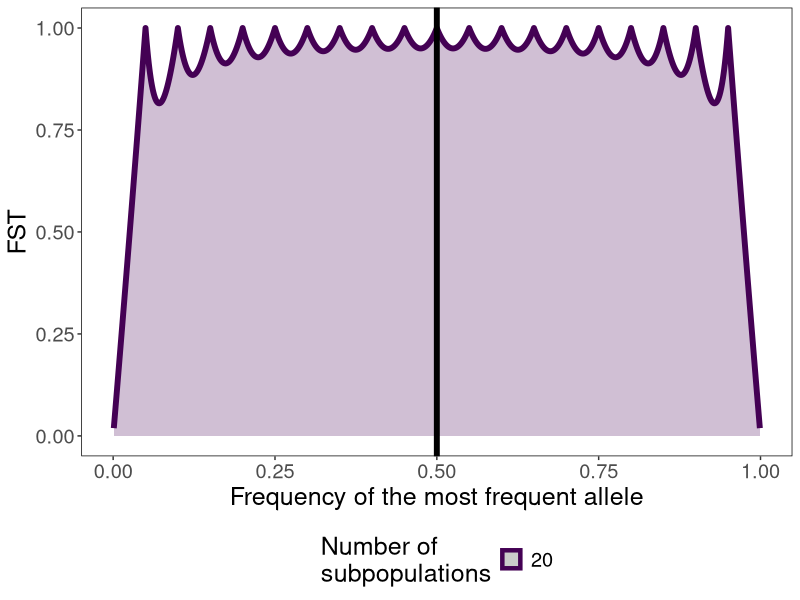
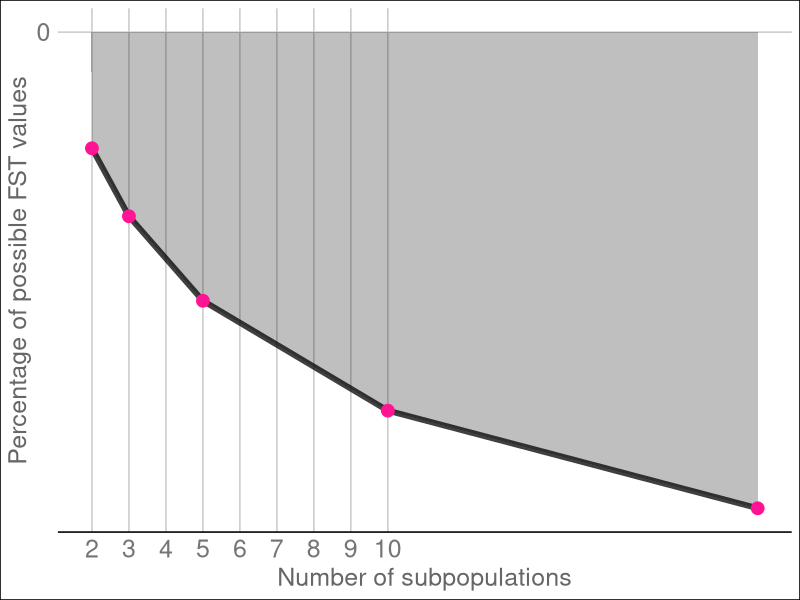
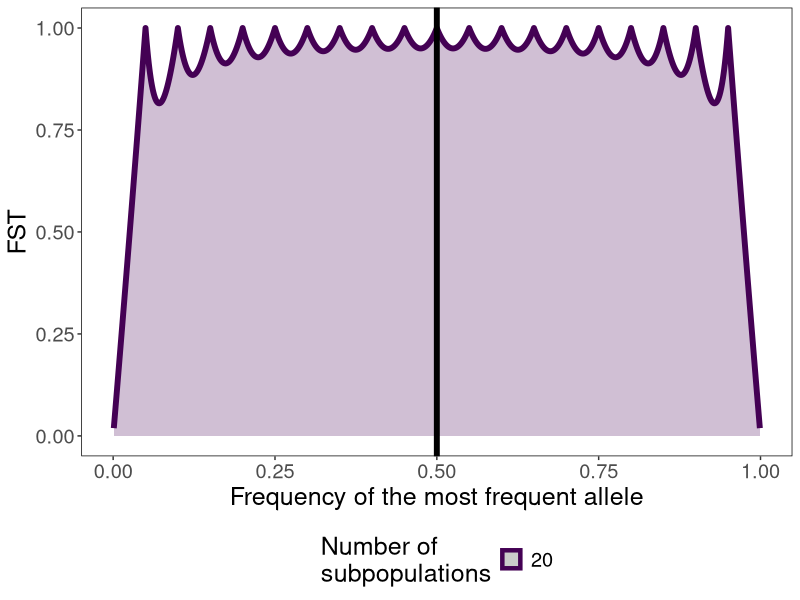
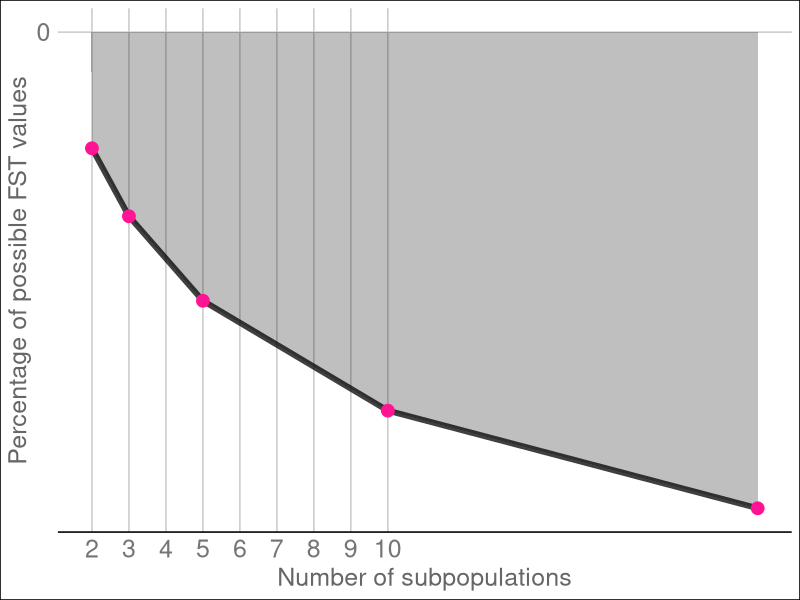

Recreate these plots in R, in order.
library(ggplot2)
library(ggthemes)
library(viridis)
library(pracma)

# K_pops <- seq(2,10,1)
K_pops <- c(2,3,5,10,20)
M <- seq(0,1,0.001)
plot_fst <- as.data.frame(matrix(nrow = 1,ncol = 4))
colnames(plot_fst) <- c("M","Fst_max","HT","pops")
area_fst <- as.data.frame(matrix(nrow =length(K_pops),ncol = 2 ))
colnames(area_fst) <- c("pops","fst_area")
total_area_fst <- 1

for (K in K_pops) {
Fst_max <- (floor(K*M)+(K*M-floor(K*M))^2-K*M^2)/(K*M*(1-M))
HT <- (K*M-floor(K*M))^2
plot_fst_temp <- as.data.frame(cbind(M,Fst_max,HT))
plot_fst_temp$pops <- K
plot_fst_temp <- plot_fst_temp[complete.cases(plot_fst_temp$M),]
plot_fst_temp <- plot_fst_temp[complete.cases(plot_fst_temp$Fst_max),]
# area_fst_temp <- (trapz(plot_fst_temp$M, plot_fst_temp$Fst_max)*100)/total_area_fst
area_fst_temp <- (trapz(plot_fst_temp$HT, plot_fst_temp$Fst_max)*100)/total_area_fst
area_fst_temp_2 <- as.data.frame(cbind(K,area_fst_temp)) 
colnames(area_fst_temp_2) <- c("pops","fst_area")
area_fst <- as.data.frame(rbind(area_fst,area_fst_temp_2))
plot_fst <- as.data.frame(rbind(plot_fst,plot_fst_temp))
}
plot_fst$pops_order <- as.numeric(plot_fst$pops)
plot_fst$pops <- reorder(plot_fst$pops, plot_fst$pops_order, function(x) -max(x) )
# plot_fst$pops_order <- as.factor(plot_fst$pops)
plot_fst <- plot_fst[complete.cases(plot_fst$M),]

colors_fst_max <- c(
  "2"="deepskyblue",
  "3"="deepskyblue3",
  "5"="black",
  "10"="green",
  "100"="green3"
   )

# plot_fst <- plot_fst[which(plot_fst$pops=="2"),]
ggplot(plot_fst[plot_fst$pops==20,],aes(x= M, y= Fst_max,fill= pops,color= pops))+
  # ggplot(plot_fst,aes(x= HT, y= Fst_max,fill= pops,color= pops))+
 geom_area(position = "identity",alpha=0.25,size=2)+
  geom_vline(xintercept = 0.5,color="black",size=2)+
 # guides(color=guide_legend("fct_reorder(pops, M, .desc = T)"), color = FALSE)
  # guides(color=guide_legend(override.aes=list(fill=NA))) +
# scale_fill_manual(name="",values=colors_fst_max) +
scale_color_viridis(discrete = T) +
scale_fill_viridis(discrete = T,guide=F) +
xlab("Frequency of the most frequent allele") + 
ylab("FST")+
 # xlim(c(0,0.5))+
 # ggtitle("Ten populations")+
labs(color = "Number of\nsubpopulations")+
theme_tufte(base_family="Helvetica")+
theme(  legend.position="bottom",
      text = element_text(size = 18),
        panel.grid.major = element_blank(), 
        panel.grid.minor = element_blank(),
        panel.background = element_rect(fill = "transparent"), # bg of the panel
    plot.background = element_rect(fill = "transparent", color = NA))

 ggsave("fdist_max_20_multi.pdf",  width = 7, height = 5, units = "in", dpi="retina", bg = "transparent"  )
 
area_fst <- area_fst[complete.cases(area_fst$pops),]

ggplot(area_fst,aes(x= pops, y= fst_area))+
 geom_area(alpha=0.25,fill="black")+
  geom_line(alpha=0.75,size=2,color="black")+
   geom_point(color="deeppink",size=4)+
 # guides(color=guide_legend("fct_reorder(pops, M, .desc = T)"), color = FALSE)
  # guides(color=guide_legend(override.aes=list(fill=NA))) +
# scale_fill_manual(name="",values=colors_fst_max) +
# scale_color_viridis(discrete = T) +
# scale_fill_viridis(discrete = T,guide=F) +
    scale_x_continuous(breaks = seq(2, 10, 1)) +
  scale_y_continuous(breaks =seq(0, 100, 10))+
  # scale_x_discrete(limits = as.factor(area_fst$pops) )+
xlab("Number of subpopulations") + 
ylab("Percentage of possible FST values")+
# ylim(c(0,1))+
 # ggtitle("Ten populations")+
# labs(color = "Number of\nsubpopulations")+
  theme_gdocs(base_family="Helvetica")+
theme(  legend.position="bottom",
      text = element_text(size = 18),
        # panel.grid.major = element_blank(), 
        # panel.grid.minor = element_blank(),
        # panel.background = element_rect(fill = "transparent"), # bg of the panel
    # plot.background = element_rect(fill = "transparent", color = NA)
    )

 ggsave("fst_area.pdf",  width = 6, height = 6, units = "in", dpi="retina", bg = "transparent"  )
 

